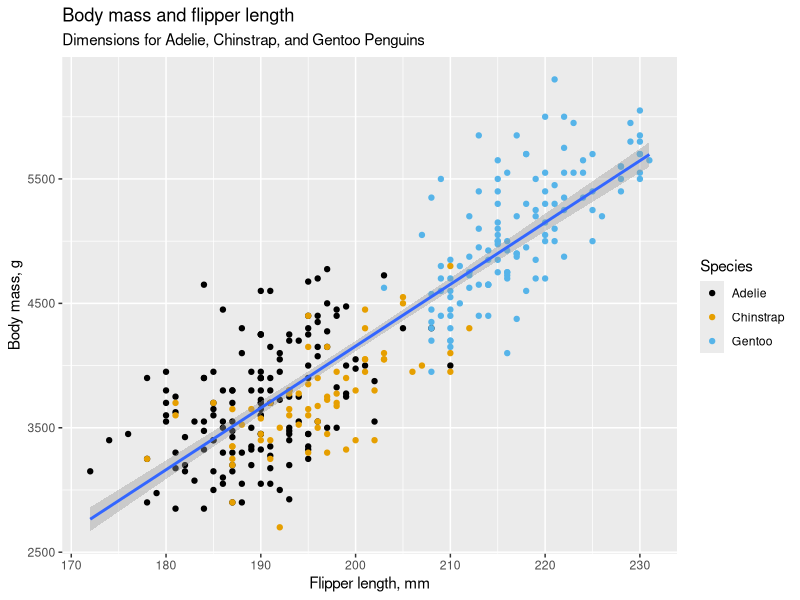
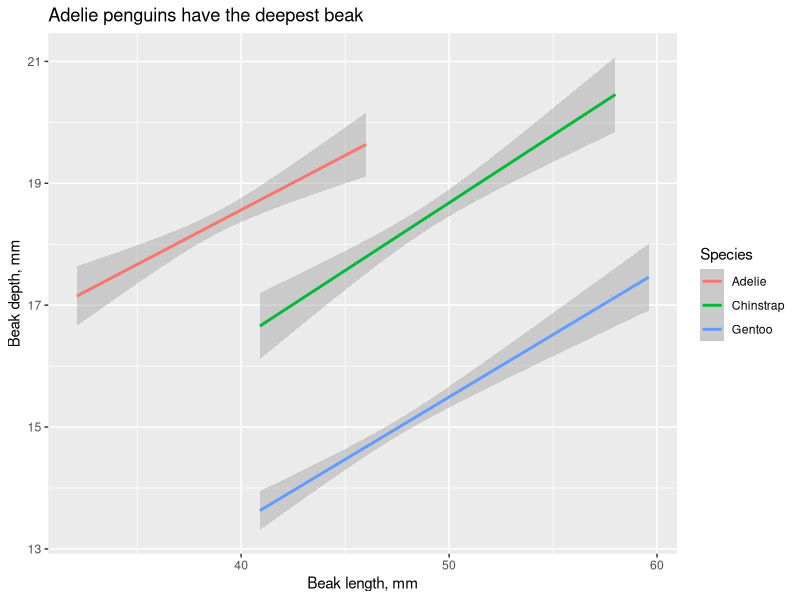
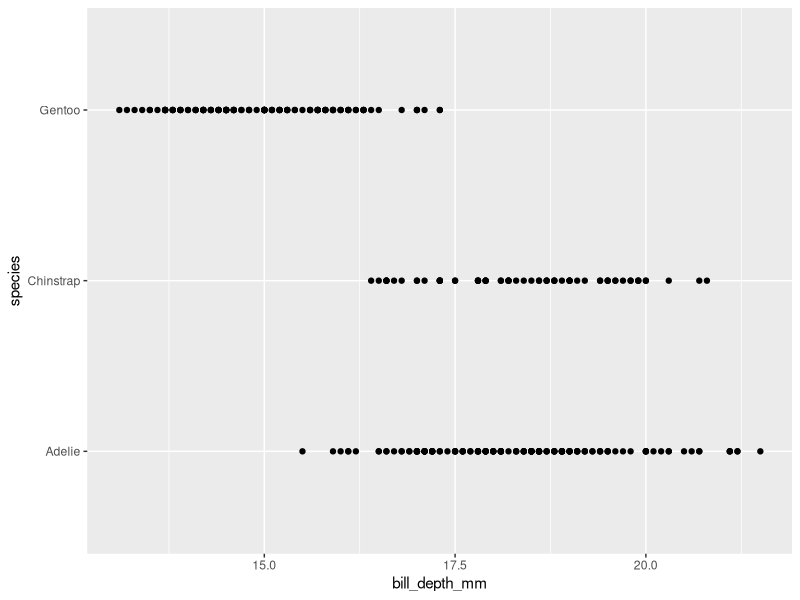
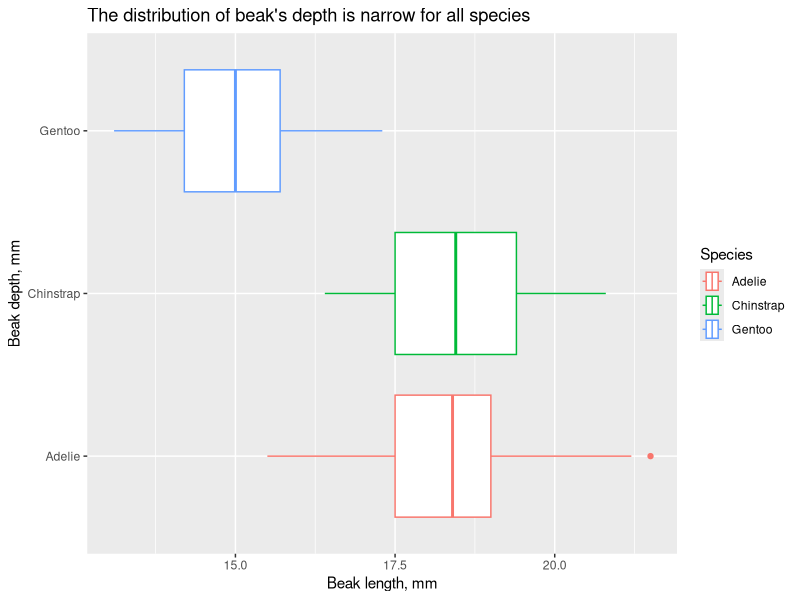

Write R code to recreate these figures, in order. (Note: this script raises an error after producing the figures.)
# this file contains worked examples and solutions to the problems from Chapter 1 of
# Wickham, H. et al 2023. "R for Data Science", O'Reilly.
# the text is available at
# https://r4ds.hadley.nz/data-visualize

library(tidyverse)
library(palmerpenguins)
library(ggthemes)

# scatterplot -------------------------------------------------------------
# start by inspecting the number of variables and their datatypes as well as the number of records
glimpse(penguins)

# pay attention to the factors' levels
levels(penguins$species)
levels(penguins$island)
levels(penguins$sex)

# summarise the numeric variables to get the idea of their range and distribution
summary(penguins$bill_length_mm)
summary(penguins$bill_depth_mm)
summary(penguins$flipper_length_mm)
summary(penguins$body_mass_g)
# mind NAs and develop a strategy for dealing with them

# in order to establish the relationship between two numeric variables, obviously, start with a scatterplot and, optionally, color-code or otherwise mark some categorical variables
ggplot(
  data = penguins,
  mapping = aes(x = flipper_length_mm, y = body_mass_g)
  ) +
  geom_point(mapping = aes(color = species)) +  #, shape = species )) +
  geom_smooth(method = "lm") +
  labs(
    title = "Body mass and flipper length",
    subtitle = "Dimensions for Adelie, Chinstrap, and Gentoo Penguins",
    x = "Flipper length, mm",
    y = "Body mass, g",
    color = "Species",
    shape = "Species"
  ) +
  scale_color_colorblind()


# exercises 1.2.5 ---------------------------------------------------------

# 1.2.5.3
# for all species, the depth of the beak is linearly proportional to its length
ggplot(
  penguins,
  aes(x = bill_length_mm, y = bill_depth_mm, color = species)
  ) +
  #geom_line() +
  geom_smooth(method = "lm") +
  labs(
    title = "Adelie penguins have the deepest beak",
    x = "Beak length, mm",
    y = "Beak depth, mm",
    color = "Species"
  )

lm_beak <- lm(bill_depth_mm ~ bill_length_mm, data = penguins, subset = species == "Adelie")
summary(lm_beak)

# 1.2.5.4
# drawing a scatterplot with a categorical variable on the y-axis is pointless (as indeed on any axis) 
ggplot(penguins, aes(x = bill_depth_mm, y = species)) +
  geom_point()

# a boxplot is a better choice
ggplot(penguins, aes(x = bill_depth_mm, y = species)) +
  geom_boxplot(mapping = aes(color = species)) + 
  labs(
    title = "The distribution of beak's depth is narrow for all species",
    x = "Beak length, mm",
    y = "Beak depth, mm",
    color = "Species",
  )

# 1.2.5.5ff
# the following code fails because x and y aesthetics are not specified for geom_point() neither at the ggplot nor at the geom level
ggplot(data = penguins) +
  geom_point()

# interestingly, geom_point removes NAs whatever na.rm is set to
# na.rm = TRUE supresses the warning, while default na.rm = FALSE preserves it
sum(is.na(penguins$body_mass_g) | is.na(penguins$bill_depth_mm))

ggplot(data = penguins, aes(color = species, shape = species)) +
  geom_point(mapping = aes(x = bill_depth_mm, y = body_mass_g), na.rm = TRUE) +
  labs(
    title = "Penguins with deeper beak tend to weight more",
    caption = "Data from palmarespenguins package",
    x = "Body mass, g",
    y = "Beak depth, mm",
    color = "Species",
    tag = "Plot 1.1"
  )

?ggplot2::labs

# 1.2.5.8
# bill_depth_mm is mapped to color, a continuous color scheme is set automatically
# color can be mapped at either ggplot or geom level, while points' size must be set specifically for geom_point
ggplot(penguins, aes(x = flipper_length_mm, body_mass_g, color = bill_depth_mm)) +
  geom_point(size = 2) +
  geom_smooth(method = "loess")

# 1.2.5.9
# a plot similar to 1.2.5.8 without the range of SE around the smoothed line and with points coloured according to islands (discrete colours)
# however, the smoothed lines are added for each island
ggplot(
  data = penguins,
  mapping = aes(x = flipper_length_mm, y = body_mass_g, color = island)
  ) +
  geom_point() +
  geom_smooth(se = FALSE)

# 1.2.5.10
# two plots look alike because the mappings set at the ggplot level are propagated to the geoms, if the latter do not overwrite them

# density plot etc. -------------------------------------------------------
# a bar chart for categorical data
mean_q_per_species = sum(is.na(penguins$species) == FALSE) / nlevels(penguins$species)

ggplot(
  data = penguins,
  mapping = aes(x = fct_infreq(species))
  ) +
  geom_bar() +
  geom_hline(mapping = aes(yintercept = mean_q_per_species, colour = "red")) +
  labs(
    title = "Number of penguins by species",
    x = "Species", y = "Penguins, #", colour = "Mean, #"
  )

# a histogram for discrete numerical data
ggplot(penguins, aes(x = body_mass_g)) +
  geom_histogram(binwidth = 200)

# a density plot for continuous numerical data
ggplot(penguins, aes(x = body_mass_g)) +
  geom_density()


# exercises 1.4.3 ---------------------------------------------------------

# 1.4.3.1
# it is basically the same plot, turned by 90 degrees and with different sorting order
ggplot(penguins, aes(y = species)) +
  geom_bar() +
  geom_vline(aes(xintercept = mean_q_per_species, color = "red")) +
  labs(
    title = "Number of penguins by species",
    x = "Species", y = "Penguins, #", colour = "Mean, #"
  )

# 1.4.3.2
# colour sets colour of border and fill - the colour of bars themselves, border included
# obviously, fill is more usefull and can be set, e.g. according to the categories of the variable plotted
ggplot(penguins, aes(x = species)) +
  geom_bar(colour = "red")

ggplot(penguins, aes(x = species)) +
  geom_bar(fill = "red")

ggplot(penguins, aes(x = species, fill = species)) +
  geom_bar()

# 1.4.3.3
# bins argument of geom_histogram specifies the number of bins and is thus similar to binwidth and breaks

# 1.4.3.4
# given the range of carat variable, the binwidth can reasonably vary from 0.05 to 1
range(diamonds$carat)

# the binwidth 0.5 gives the general distribution of diamonds
ggplot(diamonds, aes(x = carat, fill = cut)) +
  geom_histogram(binwidth = 0.5)

# the binwidth 0.05 to 0.01 shows that the distribution within the ranges of half-carat is similar,
# namely it is a J-shaped right-skewed distribution, with a markedly high peak on the left side which corresponds to 1.0, 1.5 etc. carat
ggplot(diamonds, aes(x = carat, fill = cut)) +
  geom_histogram(binwidth = 0.01)


# relationship of 2+ variables --------------------------------------------
# a boxplot
ggplot(penguins,
       aes(x = species, y = body_mass_g)) +
  geom_boxplot()

# density plots for separate categories
ggplot(penguins,
       aes(x = body_mass_g, color = species, fill = species)) +
  geom_density(alpha = 0.25)

# a stacked bar chart
ggplot(penguins,
       aes(x = island, fill = species)) +
  geom_bar()

# a normalised stacked  bar chart
ggplot(penguins,
       aes(x = island, fill = species)) +
  geom_bar(position = "fill")

# scatterplots with facets
ggplot(penguins,
       aes(x = flipper_length_mm, y = body_mass_g)
  ) +
  geom_point(aes(color = species, shape = species)) +
  facet_wrap(~island)


# exercises 1.5.5 ---------------------------------------------------------

# 1.5.5.2
# pertaining to colour aesthetic,
# there is a continuous colour scheme for numeric variables and a descrete on for categorical
#
# pertaining to size asesthetic,
# there is no much difference, however, there is no natural interpretation of different size among categories, hence the warning in output
# shape aesthetic can be used instead
# either way, dealing with more than a handful of categories is not advised
ggplot(mpg, aes(x = displ, y = hwy, color = year, size = cyl)) +
  geom_point()

ggplot(mpg, aes(x = displ, y = hwy, color = manufacturer, shape = trans)) +
  geom_point()

# 1.5.5.3f
# linewidth aesthetic is not applicable to geom_point()
# a single variable can be mapped to multiple secondary aesthetics, although it might be slightly verbose
# mapping a single variable to both x and y is, normally, pointless but possible

# 1.5.5.5
# note that without grouping the observations by species one cannot notice in a scatterplot the strong linear relationship between the variables
ggplot(penguins, aes(x = bill_length_mm, y = bill_depth_mm)) +
  geom_point()

ggplot(penguins, aes(x = bill_length_mm, y = bill_depth_mm, colour = species)) +
  geom_point()

ggplot(penguins, aes(x = bill_length_mm, y = bill_depth_mm, colour = species)) +
  geom_point() +
  facet_wrap(~species)

# 1.5.5.6
# it is possible to set the same label for multiple variables, in this case they are grouped under one title as intended
ggplot(
  data = penguins,
  mapping = aes(
    x = bill_length_mm, y = bill_depth_mm,
    colour = species, shape = species
  )
) +
  geom_point() +
  labs(color = "Species", shape = "Species")

# 1.5.5.7
# the ratio of species on each island
ggplot(penguins, aes(x = island, fill = species)) +
  geom_bar(position = "fill")

# the number of islands each species inhabit
ggplot(penguins, aes(x = species, fill = island)) +
  geom_bar(position = "fill")

# exercises 1.6.1 ---------------------------------------------------------

# 1.6.1.1f
ggplot(mpg, aes(x = class)) +
  geom_bar()

ggplot(mpg, aes(x = cty, y = hwy)) +
  geom_point()

# ggsave can save plots in the following formats
# "eps", "ps", "tex" (pictex), "pdf", "jpeg", "tiff", "png", "bmp", "svg" or "wmf"
ggsave("plot/mpg-plot.pdf")